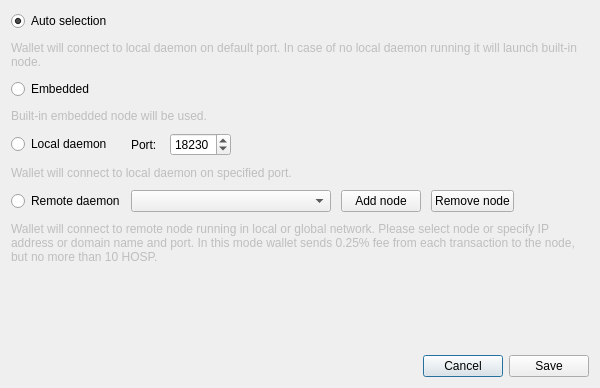
<?xml version="1.0" encoding="UTF-8"?>
<ui version="4.0">
 <class>ConnectionSettingsDialog</class>
 <widget class="QDialog" name="ConnectionSettingsDialog">
  <property name="windowModality">
   <enum>Qt::ApplicationModal</enum>
  </property>
  <property name="geometry">
   <rect>
    <x>0</x>
    <y>0</y>
    <width>600</width>
    <height>388</height>
   </rect>
  </property>
  <property name="windowTitle">
   <string>Connection settings</string>
  </property>
  <layout class="QGridLayout" name="gridLayout_2">
   <item row="2" column="0">
    <layout class="QHBoxLayout" name="horizontalLayout">
     <item>
      <spacer name="horizontalSpacer">
       <property name="orientation">
        <enum>Qt::Horizontal</enum>
       </property>
       <property name="sizeHint" stdset="0">
        <size>
         <width>40</width>
         <height>20</height>
        </size>
       </property>
      </spacer>
     </item>
     <item>
      <widget class="QPushButton" name="connectionCancelButton">
       <property name="text">
        <string>Cancel</string>
       </property>
      </widget>
     </item>
     <item>
      <widget class="QPushButton" name="connectionSaveButton">
       <property name="text">
        <string>Save</string>
       </property>
      </widget>
     </item>
    </layout>
   </item>
   <item row="0" column="0">
    <layout class="QGridLayout" name="gridLayout">
     <property name="sizeConstraint">
      <enum>QLayout::SetMaximumSize</enum>
     </property>
     <property name="verticalSpacing">
      <number>10</number>
     </property>
     <item row="0" column="0">
      <widget class="QRadioButton" name="radioButton_1">
       <property name="enabled">
        <bool>true</bool>
       </property>
       <property name="text">
        <string>Auto selection</string>
       </property>
       <property name="checked">
        <bool>true</bool>
       </property>
      </widget>
     </item>
     <item row="1" column="0" colspan="2">
      <widget class="QLabel" name="label">
       <property name="enabled">
        <bool>false</bool>
       </property>
       <property name="text">
        <string>Wallet will connect to local daemon on default port. In case of no local daemon running it will launch built-in node.</string>
       </property>
       <property name="wordWrap">
        <bool>true</bool>
       </property>
      </widget>
     </item>
     <item row="2" column="0">
      <widget class="QRadioButton" name="radioButton_2">
       <property name="text">
        <string>Embedded</string>
       </property>
      </widget>
     </item>
     <item row="3" column="0" colspan="2">
      <widget class="QLabel" name="label_2">
       <property name="enabled">
        <bool>false</bool>
       </property>
       <property name="text">
        <string>Built-in embedded node will be used.</string>
       </property>
       <property name="wordWrap">
        <bool>true</bool>
       </property>
      </widget>
     </item>
     <item row="4" column="0">
      <widget class="QRadioButton" name="radioButton_3">
       <property name="text">
        <string>Local daemon</string>
       </property>
      </widget>
     </item>
     <item row="4" column="1">
      <layout class="QHBoxLayout" name="horizontalLayout_2">
       <property name="spacing">
        <number>10</number>
       </property>
       <item>
        <widget class="QLabel" name="label_3">
         <property name="text">
          <string>Port: </string>
         </property>
        </widget>
       </item>
       <item>
        <widget class="QSpinBox" name="m_localDaemonPort">
         <property name="minimum">
          <number>0</number>
         </property>
         <property name="maximum">
          <number>65535</number>
         </property>
         <property name="value">
          <number>18230</number>
         </property>
         <property name="displayIntegerBase">
          <number>10</number>
         </property>
        </widget>
       </item>
       <item>
        <spacer name="horizontalSpacer_2">
         <property name="orientation">
          <enum>Qt::Horizontal</enum>
         </property>
         <property name="sizeHint" stdset="0">
          <size>
           <width>40</width>
           <height>20</height>
          </size>
         </property>
        </spacer>
       </item>
      </layout>
     </item>
     <item row="5" column="0" colspan="2">
      <widget class="QLabel" name="label_4">
       <property name="enabled">
        <bool>false</bool>
       </property>
       <property name="text">
        <string>Wallet will connect to local daemon on specified port.</string>
       </property>
       <property name="wordWrap">
        <bool>true</bool>
       </property>
      </widget>
     </item>
     <item row="6" column="0">
      <widget class="QRadioButton" name="radioButton_4">
       <property name="text">
        <string>Remote daemon</string>
       </property>
      </widget>
     </item>
     <item row="6" column="1">
      <layout class="QHBoxLayout" name="horizontalLayout_3">
       <property name="spacing">
        <number>10</number>
       </property>
       <item>
        <widget class="QComboBox" name="remoteNodesComboBox">
         <property name="minimumSize">
          <size>
           <width>200</width>
           <height>0</height>
          </size>
         </property>
         <property name="editable">
          <bool>false</bool>
         </property>
         <property name="insertPolicy">
          <enum>QComboBox::InsertAtTop</enum>
         </property>
        </widget>
       </item>
       <item>
        <widget class="QPushButton" name="addNodeButton">
         <property name="text">
          <string>Add node</string>
         </property>
         <property name="icon">
          <iconset resource="../../resources.qrc">
           <normaloff>:/icons/add</normaloff>:/icons/add</iconset>
         </property>
        </widget>
       </item>
       <item>
        <widget class="QPushButton" name="removeNodeButton">
         <property name="text">
          <string>Remove node</string>
         </property>
         <property name="icon">
          <iconset resource="../../resources.qrc">
           <normaloff>:/icons/remove</normaloff>:/icons/remove</iconset>
         </property>
        </widget>
       </item>
       <item>
        <spacer name="horizontalSpacer_3">
         <property name="orientation">
          <enum>Qt::Horizontal</enum>
         </property>
         <property name="sizeHint" stdset="0">
          <size>
           <width>40</width>
           <height>20</height>
          </size>
         </property>
        </spacer>
       </item>
      </layout>
     </item>
     <item row="7" column="0" colspan="2">
      <widget class="QLabel" name="label_5">
       <property name="enabled">
        <bool>false</bool>
       </property>
       <property name="sizePolicy">
        <sizepolicy hsizetype="Preferred" vsizetype="MinimumExpanding">
         <horstretch>0</horstretch>
         <verstretch>0</verstretch>
        </sizepolicy>
       </property>
       <property name="minimumSize">
        <size>
         <width>0</width>
         <height>40</height>
        </size>
       </property>
       <property name="text">
        <string>Wallet will connect to remote node running in local or global network. Please select node or specify IP address or domain name and port. In this mode wallet sends 0.25% fee from each transaction to the node, but no more than 10 HOSP.</string>
       </property>
       <property name="wordWrap">
        <bool>true</bool>
       </property>
      </widget>
     </item>
    </layout>
   </item>
   <item row="1" column="0">
    <spacer name="verticalSpacer">
     <property name="orientation">
      <enum>Qt::Vertical</enum>
     </property>
     <property name="sizeHint" stdset="0">
      <size>
       <width>20</width>
       <height>40</height>
      </size>
     </property>
    </spacer>
   </item>
  </layout>
 </widget>
 <resources>
  <include location="../../resources.qrc"/>
 </resources>
 <connections>
  <connection>
   <sender>connectionCancelButton</sender>
   <signal>clicked()</signal>
   <receiver>ConnectionSettingsDialog</receiver>
   <slot>reject()</slot>
   <hints>
    <hint type="sourcelabel">
     <x>549</x>
     <y>259</y>
    </hint>
    <hint type="destinationlabel">
     <x>338</x>
     <y>140</y>
    </hint>
   </hints>
  </connection>
  <connection>
   <sender>connectionSaveButton</sender>
   <signal>clicked()</signal>
   <receiver>ConnectionSettingsDialog</receiver>
   <slot>accept()</slot>
   <hints>
    <hint type="sourcelabel">
     <x>630</x>
     <y>259</y>
    </hint>
    <hint type="destinationlabel">
     <x>338</x>
     <y>140</y>
    </hint>
   </hints>
  </connection>
  <connection>
   <sender>addNodeButton</sender>
   <signal>clicked()</signal>
   <receiver>ConnectionSettingsDialog</receiver>
   <slot>addNodeClicked()</slot>
   <hints>
    <hint type="sourcelabel">
     <x>361</x>
     <y>153</y>
    </hint>
    <hint type="destinationlabel">
     <x>290</x>
     <y>135</y>
    </hint>
   </hints>
  </connection>
  <connection>
   <sender>removeNodeButton</sender>
   <signal>clicked()</signal>
   <receiver>ConnectionSettingsDialog</receiver>
   <slot>removeNodeClicked()</slot>
   <hints>
    <hint type="sourcelabel">
     <x>459</x>
     <y>177</y>
    </hint>
    <hint type="destinationlabel">
     <x>299</x>
     <y>193</y>
    </hint>
   </hints>
  </connection>
 </connections>
</ui>
